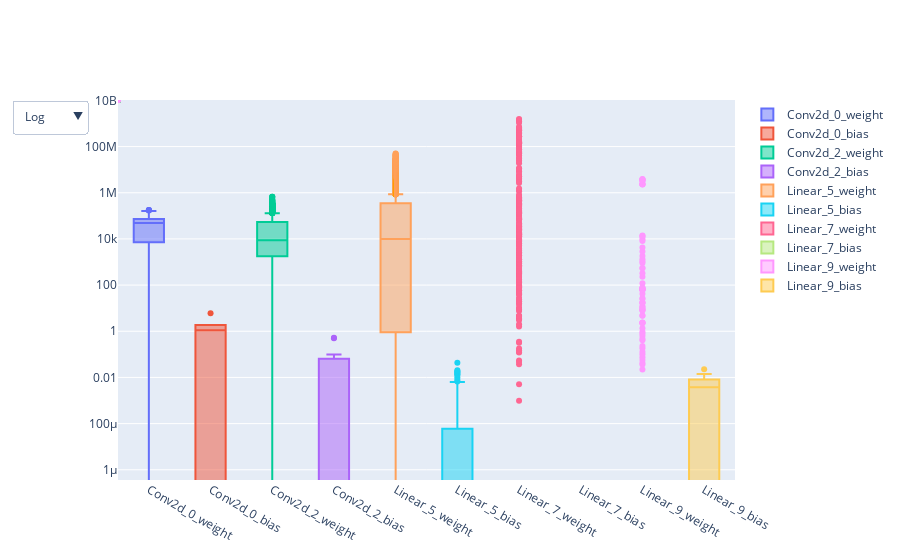

This figure's notebook cell:
### Code cell
import plotly.graph_objects as go
# Plot the utility values
fig = go.Figure()

idx = 0
for layer in model:
	name = layer._get_name()
	for param, type in zip(layer.parameters(), ["weight", "bias"]):
		fig.add_trace(go.Box(y=optimizer.state[param]['avg_utility'].flatten(), name=f'{name}_{idx}_{type}'))
	idx += 1

fig.update_yaxes(type="log")

fig.update_layout(
	updatemenus=[
		dict(
			buttons=list([
				dict(
					args=[{"yaxis.type": "log"}],
					label="Log",
					method="relayout"
				),
				dict(
					args=[{"yaxis.type": "linear"}],
					label="Linear",
					method="relayout"
				)
			]),
			direction="down",
			showactive=True,
		)
	]
)
fig.show()

# save to html
fig.write_html("results/utility_values.html")

### Figure 1 — Plotly figure (JSON) as saved in the notebook; plotly's stock layout.template omitted (floating-point values rounded to 4 significant figures; data arrays with more than 128 entries replaced by an {"elided": "..."} marker saying what was removed)
{"data": [{"name": "Conv2d_0_weight", "type": "box", "y": {"elided": "450 float values"}}, {"name": "Conv2d_0_bias", "type": "box", "y": [6.061, 0.8772, 1.324, -0.1443, -0.9204, 1.851]}, {"name": "Conv2d_2_weight", "type": "box", "y": {"elided": "2400 float values"}}, {"name": "Conv2d_2_bias", "type": "box", "y": [-0.1903, -0.04264, 0.5042, 0.07951, 0.04952, -0.07129, -0.1223, 0.03387, -0.1521, 0.03936, -0.646, 0.528, 0.01557, -0.03915, 0.09893, -0.3866]}, {"name": "Linear_5_weight", "type": "box", "y": {"elided": "48000 float values"}}, {"name": "Linear_5_bias", "type": "box", "y": [-0.0001751, 0.006715, 0, -1.1e-05, 0.001227, 0.007835, 0, -0.01774, -0.03083, 0.003502, 0.01678, -0.0007332, 7.9e-05, 0, 0.003688, -1.748e-07, 0.02036, -0.007238, -0.01629, -0.001567, -0.003837, -0.002486, -4.341e-06, -0.08095, 0, 0.003237, -8.435e-05, -0.03921, -0.0002532, 0, 0, -0.01304, -5.676e-05, 0.005909, -0.003619, -0.001022, 0, 0, -0.01392, -0.01578, -0.0006902, -0.01557, 0.002125, 0.003473, 0.001886, -0.01583, -0.0001179, 0, 0, -0.006716, -0.002831, 0, 0, 0.00274, -0.007415, -0.004039, 0.003036, 0, 0.002036, -0.006538, -0.01439, -0.004265, 0, 0, 0.004484, -0.004417, -2.551e-05, -0.005426, -0.002439, 4.129e-05, -0.011, -0.001648, 0, 0, 3.754e-06, 0.01858, -0.003381, 0.003553, -0.003008, 0.005874, 2.397e-06, -0.002608, -8.894e-05, -0.006562, 0, 0.01298, 0.01345, -1.675e-05, 9.393e-05, 0.004, -1.569e-05, -0.0005218, -7.836e-05, -0.02593, -0.01473, -0.006355, -0.01253, -0.002283, 0, -0.006313, -1.964e-05, 0.01551, -0.08026, 0.0005313, -3.785e-05, 0, 0.002079, 0.04324, -0.005655, -0.03029, 0.0102, -0.002575, 0.006333, -0.0002728, 0, -0.009974, -0.01414, -0.0002673, -0.0002247, -0.002923]}, {"name": "Linear_7_weight", "type": "box", "y": {"elided": "10080 float values"}}, {"name": "Linear_7_bias", "type": "box", "y": [0, 0, 0, 0, 0, 0, -0.1274, 0, 0, 0, 0, 0, 0, 0, 0, 0, -0.09978, 0, 0, 0, 0, 0, 0, 0, 0, -8.745e-05, 0, 0, 0, 0, 0, 0, 0, -0.09607, 0, 0, 0, 0, 0, 0, -0.01609, 0, 0, 0, 0, 0, 0, 0, 0, 0, 0, 0, 0, 0, 0, 0, 0, 0, 0, 0, 0, 0, 0, 0, 0, 0, 0, 0, 0, -0.4316, -0.002636, 0, 0, 0, 0, 0, 0, 0, 0, 0, 0, 0, 0, 0]}, {"name": "Linear_9_weight", "type": "box", "y": {"elided": "840 float values"}}, {"name": "Linear_9_bias", "type": "box", "y": [0.01397, 0.008206, 0.00287, 0.004801, -0.002765, -0.005398, 0.00458, 0.02255, -0.000178, -0.0004908]}], "layout": {"updatemenus": [{"buttons": [{"args": [{"yaxis.type": "log"}], "label": "Log", "method": "relayout"}, {"args": [{"yaxis.type": "linear"}], "label": "Linear", "method": "relayout"}], "direction": "down", "showactive": true}], "yaxis": {"type": "log"}}}
